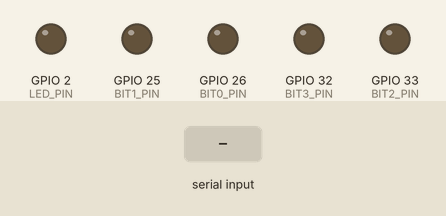
Recording of a sketch running on a simulated ESP32. Shown: output pins drawn as LEDs (lit = HIGH). Inputs (shaded band) come from the test bench. What the sketch prints to the serial monitor is not drawn.

Above: at 1.2 s.
1.3 s: "5\n" received over Serial
Timing chart, 0 to 4.3 s (numbered marks = the images above; inputs shaded):
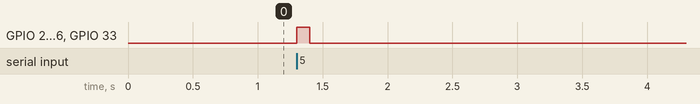

Measured:
- after the input at 1.3 s, GPIO 2 (LED_PIN), GPIO 26 (BIT0_PIN), GPIO 33 (BIT2_PIN): LOW → HIGH at once, → LOW 0.10 s later

The sketch:

trigger_blink.ino
```cpp
/*
  ESP32 Trigger Generator para NeurOne EEG (Com Blink do LED)
  - Recebe números 1–15 via Serial
  - Gera código binário de 4 bits nos pinos BIT0–BIT3
  - Pulso de 100 ms
  - Pisca o LED interno (pino 2) a cada trigger enviado
  - Buffer serial limpo para evitar duplicação
*/

// ================= CONFIGURAÇÃO =================

// Pinos digitais para os 4 bits
const int BIT0_PIN = 26; // IN1
const int BIT1_PIN = 25; // IN2
const int BIT2_PIN = 33; // IN3
const int BIT3_PIN = 32; // IN4

// Pino do LED interno do ESP32 (geralmente é o pino 2)
const int LED_PIN = 2;

// Pulso em milissegundos
const unsigned long PULSE_DURATION_MS = 100;

void setup() {
  // Configura pinos como saída
  pinMode(BIT0_PIN, OUTPUT);
  pinMode(BIT1_PIN, OUTPUT);
  pinMode(BIT2_PIN, OUTPUT);
  pinMode(BIT3_PIN, OUTPUT);
  pinMode(LED_PIN, OUTPUT);

  // Começa com todos LOW
  clearBits();

  Serial.begin(115200);
  Serial.println("ESP32 pronto para receber triggers 1-15 (com Blink)");
}

void loop() {
  if (Serial.available() > 0) {
    // Lê trigger do Python
    byte triggerValue = Serial.parseInt();

    // Limpa todo o buffer serial
    while (Serial.available() > 0) Serial.read();

    // Validação de 1 a 15
    if (triggerValue >= 1 && triggerValue <= 15) {
      // DEBUG: mostra no monitor serial
      Serial.print("Recebido trigger: ");
      Serial.println(triggerValue);

      sendTrigger(triggerValue);
    }
  }
}

// ================= FUNÇÕES =================
void clearBits() {
  digitalWrite(BIT0_PIN, LOW);
  digitalWrite(BIT1_PIN, LOW);
  digitalWrite(BIT2_PIN, LOW);
  digitalWrite(BIT3_PIN, LOW);
  digitalWrite(LED_PIN, LOW); // Garante que o LED apaga
}

void sendTrigger(byte value) {
  // Acende o LED interno indicando que o pulso começou
  digitalWrite(LED_PIN, HIGH);

  // Monta os 4 bits
  digitalWrite(BIT0_PIN, (value & 0b0001) ? HIGH : LOW);
  digitalWrite(BIT1_PIN, (value & 0b0010) ? HIGH : LOW);
  digitalWrite(BIT2_PIN, (value & 0b0100) ? HIGH : LOW);
  digitalWrite(BIT3_PIN, (value & 0b1000) ? HIGH : LOW);

  // DEBUG: envia linha com os bits em binário
  Serial.print("Bits enviados: ");
  Serial.print((value & 0b1000) ? 1 : 0); // BIT3 (MSB)
  Serial.print((value & 0b0100) ? 1 : 0); // BIT2
  Serial.print((value & 0b0010) ? 1 : 0); // BIT1
  Serial.println((value & 0b0001) ? 1 : 0); // BIT0 (LSB)

  delay(PULSE_DURATION_MS);

  // Apaga tudo (incluindo o LED) após a duração do pulso
  clearBits();
}
```
